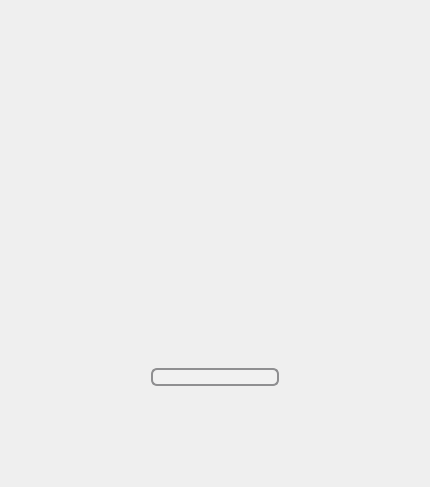
<?xml version="1.0" encoding="UTF-8"?>
<ui version="4.0">
 <class>DockWidget</class>
 <widget class="QDockWidget" name="DockWidget">
  <property name="geometry">
   <rect>
    <x>0</x>
    <y>0</y>
    <width>430</width>
    <height>487</height>
   </rect>
  </property>
  <property name="floating">
   <bool>false</bool>
  </property>
  <property name="features">
   <set>QDockWidget::DockWidgetClosable|QDockWidget::DockWidgetFloatable|QDockWidget::DockWidgetMovable</set>
  </property>
  <property name="windowTitle">
   <string>DockWidget</string>
  </property>
  <widget class="QWidget" name="dockWidgetContents">
   <layout class="QGridLayout" name="gridLayout">
    <property name="leftMargin">
     <number>0</number>
    </property>
    <property name="topMargin">
     <number>0</number>
    </property>
    <property name="rightMargin">
     <number>0</number>
    </property>
    <property name="bottomMargin">
     <number>0</number>
    </property>
    <property name="spacing">
     <number>0</number>
    </property>
    <item row="0" column="0" alignment="Qt::AlignHCenter|Qt::AlignVCenter">
     <widget class="QWidget" name="widget" native="true">
      <layout class="QVBoxLayout" name="verticalLayout_4">
       <item>
        <widget class="QFrame" name="item_view">
         <property name="sizePolicy">
          <sizepolicy hsizetype="MinimumExpanding" vsizetype="MinimumExpanding">
           <horstretch>0</horstretch>
           <verstretch>0</verstretch>
          </sizepolicy>
         </property>
         <property name="minimumSize">
          <size>
           <width>128</width>
           <height>0</height>
          </size>
         </property>
         <property name="maximumSize">
          <size>
           <width>145</width>
           <height>418</height>
          </size>
         </property>
         <property name="styleSheet">
          <string notr="true">QWidget{
border: 0px;
background-color: none;
}</string>
         </property>
         <layout class="QVBoxLayout" name="verticalLayout_2">
          <property name="spacing">
           <number>0</number>
          </property>
          <property name="leftMargin">
           <number>0</number>
          </property>
          <property name="topMargin">
           <number>0</number>
          </property>
          <property name="rightMargin">
           <number>0</number>
          </property>
          <property name="bottomMargin">
           <number>0</number>
          </property>
          <item alignment="Qt::AlignVCenter">
           <widget class="QLabel" name="item_img_box">
            <property name="sizePolicy">
             <sizepolicy hsizetype="MinimumExpanding" vsizetype="MinimumExpanding">
              <horstretch>0</horstretch>
              <verstretch>0</verstretch>
             </sizepolicy>
            </property>
            <property name="minimumSize">
             <size>
              <width>128</width>
              <height>228</height>
             </size>
            </property>
            <property name="maximumSize">
             <size>
              <width>128</width>
              <height>228</height>
             </size>
            </property>
            <property name="styleSheet">
             <string notr="true">QLabel{
background-image: url(:icons/assets/images/item_box.png);
opacity: 0.8;
}
QLabel::hover{
background-color:#ffffff;
opacity: 1;
}</string>
            </property>
            <property name="text">
             <string/>
            </property>
            <property name="scaledContents">
             <bool>true</bool>
            </property>
            <property name="alignment">
             <set>Qt::AlignCenter</set>
            </property>
           </widget>
          </item>
          <item>
           <widget class="QLabel" name="crafting_button">
            <property name="sizePolicy">
             <sizepolicy hsizetype="MinimumExpanding" vsizetype="MinimumExpanding">
              <horstretch>0</horstretch>
              <verstretch>0</verstretch>
             </sizepolicy>
            </property>
            <property name="minimumSize">
             <size>
              <width>0</width>
              <height>39</height>
             </size>
            </property>
            <property name="maximumSize">
             <size>
              <width>128</width>
              <height>39</height>
             </size>
            </property>
            <property name="cursor">
             <cursorShape>PointingHandCursor</cursorShape>
            </property>
            <property name="focusPolicy">
             <enum>Qt::StrongFocus</enum>
            </property>
            <property name="styleSheet">
             <string notr="true">QLabel{
background-image: url(:/icons/assets/images/craftbtn.png);
}
QLabel::hover{
	background-image: url(:/icons/assets/images/craftbtnov.png);
}</string>
            </property>
            <property name="text">
             <string/>
            </property>
            <property name="scaledContents">
             <bool>true</bool>
            </property>
            <property name="alignment">
             <set>Qt::AlignHCenter|Qt::AlignTop</set>
            </property>
           </widget>
          </item>
          <item>
           <widget class="QWidget" name="widget_2" native="true">
            <property name="sizePolicy">
             <sizepolicy hsizetype="MinimumExpanding" vsizetype="MinimumExpanding">
              <horstretch>0</horstretch>
              <verstretch>0</verstretch>
             </sizepolicy>
            </property>
            <layout class="QVBoxLayout" name="verticalLayout">
             <property name="spacing">
              <number>0</number>
             </property>
             <property name="leftMargin">
              <number>0</number>
             </property>
             <property name="topMargin">
              <number>0</number>
             </property>
             <property name="rightMargin">
              <number>0</number>
             </property>
             <property name="bottomMargin">
              <number>0</number>
             </property>
             <item>
              <widget class="QLabel" name="item_dps_box">
               <property name="sizePolicy">
                <sizepolicy hsizetype="MinimumExpanding" vsizetype="MinimumExpanding">
                 <horstretch>0</horstretch>
                 <verstretch>0</verstretch>
                </sizepolicy>
               </property>
               <property name="styleSheet">
                <string notr="true">QLabel {
    border: 2px solid #8f8f91;
    border-radius: 6px;
    background-color: hsla(100, 100%, 100%, 0.1);
}</string>
               </property>
               <property name="frameShape">
                <enum>QFrame::Box</enum>
               </property>
               <property name="frameShadow">
                <enum>QFrame::Sunken</enum>
               </property>
               <property name="text">
                <string/>
               </property>
               <property name="alignment">
                <set>Qt::AlignHCenter|Qt::AlignTop</set>
               </property>
               <property name="margin">
                <number>0</number>
               </property>
              </widget>
             </item>
            </layout>
           </widget>
          </item>
         </layout>
        </widget>
       </item>
      </layout>
     </widget>
    </item>
   </layout>
  </widget>
 </widget>
 <resources>
  <include location="resources.qrc"/>
 </resources>
 <connections/>
</ui>
